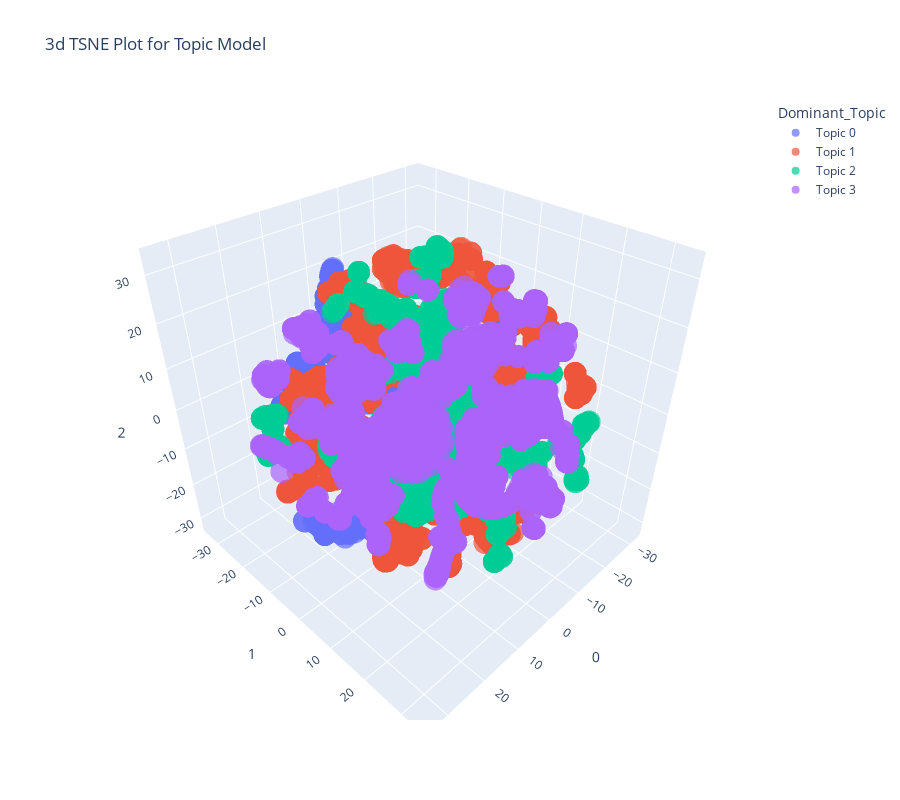

Notebook cell for this chart:
### Code cell
plot_model(lda, plot = 'tsne')

### Figure 1 — Plotly figure (JSON) as saved in the notebook; plotly's stock layout.template omitted (floating-point values rounded to 4 significant figures; data arrays with more than 128 entries replaced by an {"elided": "..."} marker saying what was removed)
{"data": [{"hovertemplate": "Dominant_Topic=Topic 0<br>0=%{x}<br>1=%{y}<br>2=%{z}<extra></extra>", "legendgroup": "Topic 0", "marker": {"color": "#636efa", "opacity": 0.7, "symbol": "circle"}, "mode": "markers", "name": "Topic 0", "scene": "scene", "showlegend": true, "type": "scatter3d", "x": {"elided": "4253 float values"}, "y": {"elided": "4253 float values"}, "z": {"elided": "4253 float values"}}, {"hovertemplate": "Dominant_Topic=Topic 1<br>0=%{x}<br>1=%{y}<br>2=%{z}<extra></extra>", "legendgroup": "Topic 1", "marker": {"color": "#EF553B", "opacity": 0.7, "symbol": "circle"}, "mode": "markers", "name": "Topic 1", "scene": "scene", "showlegend": true, "type": "scatter3d", "x": {"elided": "4981 float values"}, "y": {"elided": "4981 float values"}, "z": {"elided": "4981 float values"}}, {"hovertemplate": "Dominant_Topic=Topic 2<br>0=%{x}<br>1=%{y}<br>2=%{z}<extra></extra>", "legendgroup": "Topic 2", "marker": {"color": "#00cc96", "opacity": 0.7, "symbol": "circle"}, "mode": "markers", "name": "Topic 2", "scene": "scene", "showlegend": true, "type": "scatter3d", "x": {"elided": "4656 float values"}, "y": {"elided": "4656 float values"}, "z": {"elided": "4656 float values"}}, {"hovertemplate": "Dominant_Topic=Topic 3<br>0=%{x}<br>1=%{y}<br>2=%{z}<extra></extra>", "legendgroup": "Topic 3", "marker": {"color": "#ab63fa", "opacity": 0.7, "symbol": "circle"}, "mode": "markers", "name": "Topic 3", "scene": "scene", "showlegend": true, "type": "scatter3d", "x": {"elided": "6423 float values"}, "y": {"elided": "6423 float values"}, "z": {"elided": "6423 float values"}}], "layout": {"height": 800, "legend": {"title": {"text": "Dominant_Topic"}, "tracegroupgap": 0}, "scene": {"domain": {"x": [0, 1], "y": [0, 1]}, "xaxis": {"title": {"text": "0"}}, "yaxis": {"title": {"text": "1"}}, "zaxis": {"title": {"text": "2"}}}, "title": {"text": "3d TSNE Plot for Topic Model"}, "width": 900}}
